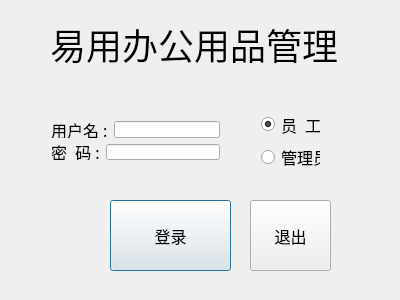
<?xml version="1.0" encoding="UTF-8"?>
<ui version="4.0">
 <class>loginDialog</class>
 <widget class="QDialog" name="loginDialog">
  <property name="geometry">
   <rect>
    <x>0</x>
    <y>0</y>
    <width>400</width>
    <height>300</height>
   </rect>
  </property>
  <property name="windowTitle">
   <string>loginDialog</string>
  </property>
  <widget class="QLabel" name="label">
   <property name="geometry">
    <rect>
     <x>50</x>
     <y>20</y>
     <width>291</width>
     <height>48</height>
    </rect>
   </property>
   <property name="font">
    <font>
     <pointsize>27</pointsize>
    </font>
   </property>
   <property name="text">
    <string>易用办公用品管理</string>
   </property>
  </widget>
  <widget class="QWidget" name="layoutWidget_2">
   <property name="geometry">
    <rect>
     <x>250</x>
     <y>100</y>
     <width>81</width>
     <height>81</height>
    </rect>
   </property>
   <layout class="QVBoxLayout" name="verticalLayout_3">
    <item>
     <widget class="QRadioButton" name="userRadio">
      <property name="font">
       <font>
        <family>宋体</family>
        <pointsize>12</pointsize>
       </font>
      </property>
      <property name="text">
       <string>员  工</string>
      </property>
      <property name="checked">
       <bool>true</bool>
      </property>
     </widget>
    </item>
    <item>
     <widget class="QRadioButton" name="adminRadio">
      <property name="font">
       <font>
        <family>宋体</family>
        <pointsize>12</pointsize>
       </font>
      </property>
      <property name="text">
       <string>管理员</string>
      </property>
      <property name="checked">
       <bool>false</bool>
      </property>
     </widget>
    </item>
   </layout>
  </widget>
  <widget class="QWidget" name="layoutWidget">
   <property name="geometry">
    <rect>
     <x>40</x>
     <y>110</y>
     <width>191</width>
     <height>61</height>
    </rect>
   </property>
   <layout class="QVBoxLayout" name="verticalLayout_2">
    <item>
     <layout class="QHBoxLayout" name="horizontalLayout_5">
      <item>
       <widget class="QLabel" name="nameLab">
        <property name="font">
         <font>
          <family>宋体</family>
          <pointsize>12</pointsize>
         </font>
        </property>
        <property name="text">
         <string>用户名 :</string>
        </property>
       </widget>
      </item>
      <item>
       <widget class="QLineEdit" name="nameEdit">
        <property name="font">
         <font>
          <family>宋体</family>
          <pointsize>12</pointsize>
         </font>
        </property>
       </widget>
      </item>
     </layout>
    </item>
    <item>
     <layout class="QHBoxLayout" name="horizontalLayout_6">
      <item>
       <widget class="QLabel" name="pwdLab">
        <property name="font">
         <font>
          <family>宋体</family>
          <pointsize>12</pointsize>
         </font>
        </property>
        <property name="text">
         <string>密  码 :</string>
        </property>
       </widget>
      </item>
      <item>
       <widget class="QLineEdit" name="pwdEdit">
        <property name="font">
         <font>
          <family>宋体</family>
          <pointsize>12</pointsize>
         </font>
        </property>
        <property name="echoMode">
         <enum>QLineEdit::Password</enum>
        </property>
       </widget>
      </item>
     </layout>
    </item>
   </layout>
  </widget>
  <widget class="QPushButton" name="loginBut">
   <property name="geometry">
    <rect>
     <x>110</x>
     <y>200</y>
     <width>121</width>
     <height>71</height>
    </rect>
   </property>
   <property name="font">
    <font>
     <family>宋体</family>
     <pointsize>12</pointsize>
    </font>
   </property>
   <property name="text">
    <string>登录</string>
   </property>
  </widget>
  <widget class="QPushButton" name="cancelBut">
   <property name="geometry">
    <rect>
     <x>250</x>
     <y>200</y>
     <width>81</width>
     <height>71</height>
    </rect>
   </property>
   <property name="font">
    <font>
     <family>宋体</family>
     <pointsize>12</pointsize>
    </font>
   </property>
   <property name="text">
    <string>退出</string>
   </property>
  </widget>
 </widget>
 <layoutdefault spacing="6" margin="11"/>
 <resources/>
 <connections/>
</ui>
